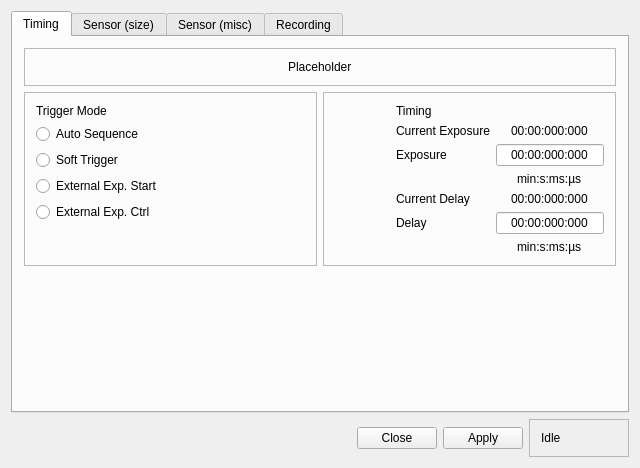
<?xml version="1.0" encoding="UTF-8"?>
<ui version="4.0">
 <class>CameraSetup</class>
 <widget class="QWidget" name="CameraSetup">
  <property name="geometry">
   <rect>
    <x>0</x>
    <y>0</y>
    <width>640</width>
    <height>468</height>
   </rect>
  </property>
  <property name="sizePolicy">
   <sizepolicy hsizetype="Minimum" vsizetype="Minimum">
    <horstretch>0</horstretch>
    <verstretch>0</verstretch>
   </sizepolicy>
  </property>
  <property name="minimumSize">
   <size>
    <width>640</width>
    <height>468</height>
   </size>
  </property>
  <property name="windowTitle">
   <string>CameraSetup</string>
  </property>
  <property name="windowIcon">
   <iconset resource="qt_pco_camera.qrc">
    <normaloff>:/Resources/PCOApp.ico</normaloff>:/Resources/PCOApp.ico</iconset>
  </property>
  <layout class="QVBoxLayout" name="verticalLayout">
   <item>
    <widget class="QTabWidget" name="tabWidget">
     <property name="sizePolicy">
      <sizepolicy hsizetype="Expanding" vsizetype="Expanding">
       <horstretch>0</horstretch>
       <verstretch>0</verstretch>
      </sizepolicy>
     </property>
     <property name="currentIndex">
      <number>0</number>
     </property>
     <widget class="QWidget" name="TimingTab">
      <property name="accessibleName">
       <string/>
      </property>
      <attribute name="title">
       <string>Timing</string>
      </attribute>
      <layout class="QVBoxLayout" name="verticalLayout_14">
       <item>
        <layout class="QGridLayout" name="gridLayout">
         <item row="1" column="1">
          <widget class="QFrame" name="BottomRightFrame">
           <property name="frameShape">
            <enum>QFrame::StyledPanel</enum>
           </property>
           <property name="frameShadow">
            <enum>QFrame::Sunken</enum>
           </property>
           <layout class="QHBoxLayout" name="horizontalLayout_2">
            <item>
             <spacer name="horizontalSpacer_7">
              <property name="orientation">
               <enum>Qt::Horizontal</enum>
              </property>
              <property name="sizeHint" stdset="0">
               <size>
                <width>40</width>
                <height>20</height>
               </size>
              </property>
             </spacer>
            </item>
            <item>
             <layout class="QGridLayout" name="gridLayout_2">
              <item row="5" column="1">
               <widget class="QLabel" name="DelayLabel">
                <property name="text">
                 <string>Delay</string>
                </property>
               </widget>
              </item>
              <item row="0" column="1" colspan="2">
               <widget class="QLabel" name="TimingLabel">
                <property name="text">
                 <string>Timing</string>
                </property>
               </widget>
              </item>
              <item row="2" column="1">
               <widget class="QLabel" name="ExposureLabel">
                <property name="text">
                 <string>Exposure</string>
                </property>
               </widget>
              </item>
              <item row="7" column="1" colspan="2">
               <spacer name="verticalSpacer_2">
                <property name="orientation">
                 <enum>Qt::Vertical</enum>
                </property>
                <property name="sizeHint" stdset="0">
                 <size>
                  <width>0</width>
                  <height>0</height>
                 </size>
                </property>
               </spacer>
              </item>
              <item row="2" column="2" alignment="Qt::AlignHCenter">
               <widget class="QLineEdit" name="ExposureLineEdit">
                <property name="inputMask">
                 <string>00:00:000:000</string>
                </property>
                <property name="text">
                 <string>00:00:000:000</string>
                </property>
                <property name="alignment">
                 <set>Qt::AlignCenter</set>
                </property>
               </widget>
              </item>
              <item row="5" column="2">
               <widget class="QLineEdit" name="DelayLineEdit">
                <property name="enabled">
                 <bool>true</bool>
                </property>
                <property name="inputMask">
                 <string>00:00:000:000</string>
                </property>
                <property name="text">
                 <string>00:00:000:000</string>
                </property>
                <property name="alignment">
                 <set>Qt::AlignCenter</set>
                </property>
               </widget>
              </item>
              <item row="1" column="1">
               <widget class="QLabel" name="ExposureCurrentValueLabel">
                <property name="text">
                 <string>Current Exposure</string>
                </property>
               </widget>
              </item>
              <item row="3" column="2" alignment="Qt::AlignHCenter">
               <widget class="QLabel" name="ExposureDescriptionLabel">
                <property name="text">
                 <string>min:s:ms:µs</string>
                </property>
               </widget>
              </item>
              <item row="6" column="2" alignment="Qt::AlignHCenter">
               <widget class="QLabel" name="DelayDescriptionLabel">
                <property name="text">
                 <string>min:s:ms:µs</string>
                </property>
               </widget>
              </item>
              <item row="4" column="1">
               <widget class="QLabel" name="DelayCurrentValueLabel">
                <property name="text">
                 <string>Current Delay</string>
                </property>
               </widget>
              </item>
              <item row="4" column="2" alignment="Qt::AlignHCenter">
               <widget class="QLabel" name="DelayCurrentValue">
                <property name="text">
                 <string>00:00:000:000</string>
                </property>
               </widget>
              </item>
              <item row="1" column="2" alignment="Qt::AlignHCenter">
               <widget class="QLabel" name="ExposureCurrentValue">
                <property name="text">
                 <string>00:00:000:000</string>
                </property>
               </widget>
              </item>
             </layout>
            </item>
           </layout>
          </widget>
         </item>
         <item row="0" column="0" colspan="2">
          <widget class="QFrame" name="TopFrame">
           <property name="frameShape">
            <enum>QFrame::StyledPanel</enum>
           </property>
           <property name="frameShadow">
            <enum>QFrame::Sunken</enum>
           </property>
           <layout class="QVBoxLayout" name="verticalLayout_6">
            <item>
             <layout class="QGridLayout" name="gridLayout_3">
              <item row="0" column="0" alignment="Qt::AlignHCenter">
               <widget class="QLabel" name="label_3">
                <property name="text">
                 <string>Placeholder</string>
                </property>
               </widget>
              </item>
             </layout>
            </item>
           </layout>
          </widget>
         </item>
         <item row="1" column="0">
          <widget class="QFrame" name="BottomLeftFrame">
           <property name="frameShape">
            <enum>QFrame::StyledPanel</enum>
           </property>
           <property name="frameShadow">
            <enum>QFrame::Sunken</enum>
           </property>
           <layout class="QHBoxLayout" name="horizontalLayout">
            <item>
             <layout class="QVBoxLayout" name="verticalLayout_2">
              <item>
               <widget class="QLabel" name="TriggerModeLabel">
                <property name="text">
                 <string>Trigger Mode</string>
                </property>
               </widget>
              </item>
              <item>
               <widget class="QRadioButton" name="AutoSequence">
                <property name="text">
                 <string>Auto Sequence</string>
                </property>
               </widget>
              </item>
              <item>
               <widget class="QRadioButton" name="SoftTrigger">
                <property name="text">
                 <string>Soft Trigger</string>
                </property>
               </widget>
              </item>
              <item>
               <widget class="QRadioButton" name="ExternalExpStart">
                <property name="text">
                 <string>External Exp. Start</string>
                </property>
               </widget>
              </item>
              <item>
               <widget class="QRadioButton" name="ExternalExpCtrl">
                <property name="text">
                 <string>External Exp. Ctrl</string>
                </property>
               </widget>
              </item>
              <item>
               <spacer name="verticalSpacer_3">
                <property name="orientation">
                 <enum>Qt::Vertical</enum>
                </property>
                <property name="sizeHint" stdset="0">
                 <size>
                  <width>0</width>
                  <height>0</height>
                 </size>
                </property>
               </spacer>
              </item>
             </layout>
            </item>
            <item>
             <spacer name="horizontalSpacer_6">
              <property name="orientation">
               <enum>Qt::Horizontal</enum>
              </property>
              <property name="sizeHint" stdset="0">
               <size>
                <width>40</width>
                <height>20</height>
               </size>
              </property>
             </spacer>
            </item>
           </layout>
          </widget>
         </item>
        </layout>
       </item>
       <item>
        <spacer name="verticalSpacer_11">
         <property name="orientation">
          <enum>Qt::Vertical</enum>
         </property>
         <property name="sizeHint" stdset="0">
          <size>
           <width>0</width>
           <height>0</height>
          </size>
         </property>
        </spacer>
       </item>
      </layout>
     </widget>
     <widget class="QWidget" name="SensorSizeTab">
      <attribute name="title">
       <string>Sensor (size)</string>
      </attribute>
      <layout class="QVBoxLayout" name="verticalLayout_15">
       <item>
        <layout class="QGridLayout" name="gridLayout_4">
         <item row="1" column="0">
          <widget class="QFrame" name="SensorFormat">
           <property name="frameShape">
            <enum>QFrame::StyledPanel</enum>
           </property>
           <property name="frameShadow">
            <enum>QFrame::Sunken</enum>
           </property>
           <layout class="QGridLayout" name="gridLayout_7">
            <item row="4" column="0">
             <spacer name="SensorFormatSpacer">
              <property name="orientation">
               <enum>Qt::Vertical</enum>
              </property>
              <property name="sizeHint" stdset="0">
               <size>
                <width>0</width>
                <height>0</height>
               </size>
              </property>
             </spacer>
            </item>
            <item row="2" column="0">
             <widget class="QRadioButton" name="StandardButton">
              <property name="text">
               <string>standard</string>
              </property>
             </widget>
            </item>
            <item row="3" column="0">
             <widget class="QRadioButton" name="AlternativeButton">
              <property name="text">
               <string>alternative</string>
              </property>
             </widget>
            </item>
            <item row="2" column="1">
             <widget class="QLabel" name="StandardFormat">
              <property name="text">
               <string>0 x 0</string>
              </property>
             </widget>
            </item>
            <item row="1" column="0">
             <widget class="QLabel" name="SensorFormatLabel">
              <property name="text">
               <string>Sensor Format</string>
              </property>
             </widget>
            </item>
            <item row="3" column="1">
             <widget class="QLabel" name="AlternativeFormat">
              <property name="text">
               <string>0 x 0</string>
              </property>
             </widget>
            </item>
           </layout>
          </widget>
         </item>
         <item row="0" column="0">
          <widget class="QFrame" name="Binning">
           <property name="frameShape">
            <enum>QFrame::StyledPanel</enum>
           </property>
           <property name="frameShadow">
            <enum>QFrame::Sunken</enum>
           </property>
           <layout class="QGridLayout" name="gridLayout_5">
            <item row="0" column="0">
             <widget class="QLabel" name="BinningLabel">
              <property name="text">
               <string>Binning</string>
              </property>
             </widget>
            </item>
            <item row="1" column="0">
             <widget class="QLabel" name="HorizontalLabel">
              <property name="text">
               <string>horizontal</string>
              </property>
             </widget>
            </item>
            <item row="2" column="1">
             <widget class="QComboBox" name="VerticalBox"/>
            </item>
            <item row="2" column="0">
             <widget class="QLabel" name="VerticalLabel">
              <property name="text">
               <string>vertical</string>
              </property>
             </widget>
            </item>
            <item row="1" column="1">
             <widget class="QComboBox" name="HorizontalBox"/>
            </item>
            <item row="3" column="0" colspan="2">
             <spacer name="verticalSpacer">
              <property name="orientation">
               <enum>Qt::Vertical</enum>
              </property>
              <property name="sizeHint" stdset="0">
               <size>
                <width>0</width>
                <height>0</height>
               </size>
              </property>
             </spacer>
            </item>
           </layout>
          </widget>
         </item>
         <item row="0" column="1" rowspan="2">
          <widget class="QFrame" name="ROIFrame">
           <property name="frameShape">
            <enum>QFrame::StyledPanel</enum>
           </property>
           <property name="frameShadow">
            <enum>QFrame::Sunken</enum>
           </property>
           <layout class="QGridLayout" name="gridLayout_6">
            <item row="5" column="0" alignment="Qt::AlignBottom">
             <widget class="QLabel" name="ROIy1label">
              <property name="sizePolicy">
               <sizepolicy hsizetype="Minimum" vsizetype="Preferred">
                <horstretch>0</horstretch>
                <verstretch>0</verstretch>
               </sizepolicy>
              </property>
              <property name="text">
               <string>y1</string>
              </property>
             </widget>
            </item>
            <item row="8" column="3" alignment="Qt::AlignLeft|Qt::AlignTop">
             <widget class="QLabel" name="ROIx0label">
              <property name="text">
               <string>x0</string>
              </property>
             </widget>
            </item>
            <item row="7" column="5">
             <spacer name="ROISpacer">
              <property name="orientation">
               <enum>Qt::Horizontal</enum>
              </property>
              <property name="sizeHint" stdset="0">
               <size>
                <width>40</width>
                <height>20</height>
               </size>
              </property>
             </spacer>
            </item>
            <item row="1" column="0">
             <widget class="QLabel" name="ROIy0label">
              <property name="sizePolicy">
               <sizepolicy hsizetype="Minimum" vsizetype="Preferred">
                <horstretch>0</horstretch>
                <verstretch>0</verstretch>
               </sizepolicy>
              </property>
              <property name="text">
               <string>y0</string>
              </property>
             </widget>
            </item>
            <item row="8" column="7" alignment="Qt::AlignRight|Qt::AlignTop">
             <widget class="QLabel" name="ROIx1label">
              <property name="text">
               <string>x1</string>
              </property>
             </widget>
            </item>
            <item row="0" column="0" colspan="2" alignment="Qt::AlignLeft">
             <widget class="QLabel" name="ROILabel">
              <property name="sizePolicy">
               <sizepolicy hsizetype="MinimumExpanding" vsizetype="MinimumExpanding">
                <horstretch>0</horstretch>
                <verstretch>0</verstretch>
               </sizepolicy>
              </property>
              <property name="text">
               <string>ROI</string>
              </property>
             </widget>
            </item>
            <item row="2" column="2" rowspan="5" colspan="6">
             <widget class="QGraphicsView" name="ROIView">
              <property name="minimumSize">
               <size>
                <width>272</width>
                <height>192</height>
               </size>
              </property>
              <property name="contextMenuPolicy">
               <enum>Qt::NoContextMenu</enum>
              </property>
              <property name="verticalScrollBarPolicy">
               <enum>Qt::ScrollBarAlwaysOff</enum>
              </property>
              <property name="horizontalScrollBarPolicy">
               <enum>Qt::ScrollBarAlwaysOff</enum>
              </property>
              <property name="sizeAdjustPolicy">
               <enum>QAbstractScrollArea::AdjustToContents</enum>
              </property>
              <property name="viewportUpdateMode">
               <enum>QGraphicsView::SmartViewportUpdate</enum>
              </property>
             </widget>
            </item>
            <item row="7" column="7">
             <widget class="QSpinBox" name="ROIx1">
              <property name="alignment">
               <set>Qt::AlignRight|Qt::AlignTrailing|Qt::AlignVCenter</set>
              </property>
              <property name="minimum">
               <number>1</number>
              </property>
              <property name="maximum">
               <number>9999</number>
              </property>
             </widget>
            </item>
            <item row="7" column="3">
             <widget class="QSpinBox" name="ROIx0">
              <property name="alignment">
               <set>Qt::AlignRight|Qt::AlignTrailing|Qt::AlignVCenter</set>
              </property>
              <property name="buttonSymbols">
               <enum>QAbstractSpinBox::UpDownArrows</enum>
              </property>
              <property name="minimum">
               <number>1</number>
              </property>
              <property name="maximum">
               <number>9999</number>
              </property>
              <property name="value">
               <number>1</number>
              </property>
             </widget>
            </item>
            <item row="6" column="0">
             <widget class="QSpinBox" name="ROIy1">
              <property name="alignment">
               <set>Qt::AlignRight|Qt::AlignTrailing|Qt::AlignVCenter</set>
              </property>
              <property name="minimum">
               <number>1</number>
              </property>
              <property name="maximum">
               <number>9999</number>
              </property>
              <property name="singleStep">
               <number>1</number>
              </property>
             </widget>
            </item>
            <item row="2" column="0">
             <widget class="QSpinBox" name="ROIy0">
              <property name="alignment">
               <set>Qt::AlignRight|Qt::AlignTrailing|Qt::AlignVCenter</set>
              </property>
              <property name="minimum">
               <number>1</number>
              </property>
              <property name="maximum">
               <number>9999</number>
              </property>
             </widget>
            </item>
            <item row="8" column="5">
             <widget class="QPushButton" name="ROImaxbutton">
              <property name="sizePolicy">
               <sizepolicy hsizetype="Preferred" vsizetype="Preferred">
                <horstretch>0</horstretch>
                <verstretch>0</verstretch>
               </sizepolicy>
              </property>
              <property name="minimumSize">
               <size>
                <width>80</width>
                <height>22</height>
               </size>
              </property>
              <property name="focusPolicy">
               <enum>Qt::ClickFocus</enum>
              </property>
              <property name="text">
               <string>Set to max</string>
              </property>
             </widget>
            </item>
            <item row="8" column="4">
             <spacer name="horizontalSpacer">
              <property name="orientation">
               <enum>Qt::Horizontal</enum>
              </property>
              <property name="sizeHint" stdset="0">
               <size>
                <width>40</width>
                <height>20</height>
               </size>
              </property>
             </spacer>
            </item>
            <item row="8" column="6">
             <spacer name="horizontalSpacer_2">
              <property name="orientation">
               <enum>Qt::Horizontal</enum>
              </property>
              <property name="sizeHint" stdset="0">
               <size>
                <width>40</width>
                <height>20</height>
               </size>
              </property>
             </spacer>
            </item>
            <item row="1" column="3" colspan="5">
             <widget class="QLabel" name="ActualResolution">
              <property name="sizePolicy">
               <sizepolicy hsizetype="MinimumExpanding" vsizetype="MinimumExpanding">
                <horstretch>0</horstretch>
                <verstretch>0</verstretch>
               </sizepolicy>
              </property>
              <property name="text">
               <string>0 x 0</string>
              </property>
              <property name="alignment">
               <set>Qt::AlignCenter</set>
              </property>
             </widget>
            </item>
           </layout>
          </widget>
         </item>
        </layout>
       </item>
       <item>
        <spacer name="SensorSizeSpacer">
         <property name="orientation">
          <enum>Qt::Vertical</enum>
         </property>
         <property name="sizeHint" stdset="0">
          <size>
           <width>0</width>
           <height>0</height>
          </size>
         </property>
        </spacer>
       </item>
      </layout>
     </widget>
     <widget class="QWidget" name="SensorMiscTab">
      <attribute name="title">
       <string>Sensor (misc)</string>
      </attribute>
      <layout class="QVBoxLayout" name="verticalLayout_16">
       <item>
        <layout class="QGridLayout" name="gridLayout_8">
         <item row="0" column="1">
          <widget class="QFrame" name="MiddleFrame">
           <property name="frameShape">
            <enum>QFrame::StyledPanel</enum>
           </property>
           <property name="frameShadow">
            <enum>QFrame::Sunken</enum>
           </property>
           <layout class="QVBoxLayout" name="verticalLayout_13">
            <item>
             <widget class="QFrame" name="PixelclockFrame">
              <property name="cursor">
               <cursorShape>ArrowCursor</cursorShape>
              </property>
              <property name="frameShape">
               <enum>QFrame::StyledPanel</enum>
              </property>
              <property name="frameShadow">
               <enum>QFrame::Sunken</enum>
              </property>
              <layout class="QGridLayout" name="gridLayout_9">
               <item row="1" column="0">
                <widget class="QComboBox" name="PixelclockBox"/>
               </item>
               <item row="0" column="0">
                <widget class="QLabel" name="PixelclockLabel">
                 <property name="text">
                  <string>Pixelclock</string>
                 </property>
                </widget>
               </item>
               <item row="1" column="1">
                <widget class="QLabel" name="PixelclockLabel2">
                 <property name="text">
                  <string>x1.0e+6 Pixel/s</string>
                 </property>
                </widget>
               </item>
              </layout>
             </widget>
            </item>
            <item>
             <widget class="QFrame" name="ImagerateFrame">
              <property name="frameShape">
               <enum>QFrame::StyledPanel</enum>
              </property>
              <property name="frameShadow">
               <enum>QFrame::Sunken</enum>
              </property>
              <layout class="QVBoxLayout" name="verticalLayout_3">
               <item>
                <widget class="QLabel" name="ImagerateLabel">
                 <property name="text">
                  <string>Imagerate:</string>
                 </property>
                </widget>
               </item>
               <item>
                <widget class="QLabel" name="Imagerate">
                 <property name="text">
                  <string/>
                 </property>
                </widget>
               </item>
               <item>
                <spacer name="ImagerateSpacer">
                 <property name="orientation">
                  <enum>Qt::Vertical</enum>
                 </property>
                 <property name="sizeHint" stdset="0">
                  <size>
                   <width>20</width>
                   <height>68</height>
                  </size>
                 </property>
                </spacer>
               </item>
              </layout>
             </widget>
            </item>
            <item>
             <spacer name="verticalSpacer_5">
              <property name="orientation">
               <enum>Qt::Vertical</enum>
              </property>
              <property name="sizeHint" stdset="0">
               <size>
                <width>0</width>
                <height>0</height>
               </size>
              </property>
             </spacer>
            </item>
           </layout>
          </widget>
         </item>
         <item row="0" column="0">
          <widget class="QFrame" name="LeftFrame">
           <property name="sizePolicy">
            <sizepolicy hsizetype="MinimumExpanding" vsizetype="MinimumExpanding">
             <horstretch>0</horstretch>
             <verstretch>0</verstretch>
            </sizepolicy>
           </property>
           <property name="frameShape">
            <enum>QFrame::StyledPanel</enum>
           </property>
           <property name="frameShadow">
            <enum>QFrame::Sunken</enum>
           </property>
           <layout class="QVBoxLayout" name="verticalLayout_9">
            <item>
             <widget class="QFrame" name="ADConverter">
              <property name="frameShape">
               <enum>QFrame::StyledPanel</enum>
              </property>
              <property name="frameShadow">
               <enum>QFrame::Sunken</enum>
              </property>
              <layout class="QGridLayout" name="gridLayout_11">
               <item row="0" column="0" colspan="2">
                <widget class="QLabel" name="ADConverterLabel">
                 <property name="frameShadow">
                  <enum>QFrame::Sunken</enum>
                 </property>
                 <property name="text">
                  <string>AD Converter</string>
                 </property>
                </widget>
               </item>
               <item row="1" column="0">
                <widget class="QRadioButton" name="ADConverterOne">
                 <property name="text">
                  <string>one</string>
                 </property>
                </widget>
               </item>
               <item row="1" column="1">
                <widget class="QRadioButton" name="ADConverterTwo">
                 <property name="text">
                  <string>two</string>
                 </property>
                </widget>
               </item>
              </layout>
             </widget>
            </item>
            <item>
             <widget class="QFrame" name="DoubleImage">
              <property name="frameShape">
               <enum>QFrame::StyledPanel</enum>
              </property>
              <property name="frameShadow">
               <enum>QFrame::Sunken</enum>
              </property>
              <layout class="QGridLayout" name="gridLayout_12">
               <item row="1" column="0">
                <widget class="QRadioButton" name="DoubleImageOff">
                 <property name="text">
                  <string>off</string>
                 </property>
                </widget>
               </item>
               <item row="1" column="1">
                <widget class="QRadioButton" name="DoubleImageOn">
                 <property name="text">
                  <string>on</string>
                 </property>
                </widget>
               </item>
               <item row="0" column="0" colspan="2">
                <widget class="QLabel" name="DoubleImageLabel">
                 <property name="text">
                  <string>Double Image</string>
                 </property>
                </widget>
               </item>
              </layout>
             </widget>
            </item>
            <item>
             <widget class="QFrame" name="IRSensitivity">
              <property name="frameShape">
               <enum>QFrame::StyledPanel</enum>
              </property>
              <property name="frameShadow">
               <enum>QFrame::Sunken</enum>
              </property>
              <layout class="QGridLayout" name="gridLayout_15">
               <item row="0" column="0" colspan="2">
                <widget class="QLabel" name="IRSensitivityLabel">
                 <property name="text">
                  <string>IR Sensitivity</string>
                 </property>
                </widget>
               </item>
               <item row="1" column="0">
                <widget class="QRadioButton" name="IRSensitivityOff">
                 <property name="text">
                  <string>off</string>
                 </property>
                </widget>
               </item>
               <item row="1" column="1">
                <widget class="QRadioButton" name="IRSensitivityOn">
                 <property name="text">
                  <string>on</string>
                 </property>
                </widget>
               </item>
              </layout>
             </widget>
            </item>
            <item>
             <widget class="QFrame" name="OffsetControl">
              <property name="frameShape">
               <enum>QFrame::StyledPanel</enum>
              </property>
              <property name="frameShadow">
               <enum>QFrame::Sunken</enum>
              </property>
              <layout class="QGridLayout" name="gridLayout_13">
               <item row="1" column="0">
                <widget class="QRadioButton" name="OffsetControlAuto">
                 <property name="text">
                  <string>auto</string>
                 </property>
                </widget>
               </item>
               <item row="1" column="1">
                <widget class="QRadioButton" name="OffsetControlOff">
                 <property name="text">
                  <string>off</string>
                 </property>
                </widget>
               </item>
               <item row="0" column="0" colspan="2">
                <widget class="QLabel" name="OffsetControlLabel">
                 <property name="text">
                  <string>Offset Control</string>
                 </property>
                </widget>
               </item>
              </layout>
             </widget>
            </item>
            <item>
             <widget class="QFrame" name="BWNoise">
              <property name="frameShape">
               <enum>QFrame::StyledPanel</enum>
              </property>
              <property name="frameShadow">
               <enum>QFrame::Sunken</enum>
              </property>
              <layout class="QVBoxLayout" name="verticalLayout_11">
               <item>
                <widget class="QLabel" name="BWNoiseFilterLabel">
                 <property name="text">
                  <string>B/W Noise Filter</string>
                 </property>
                </widget>
               </item>
               <item>
                <widget class="QComboBox" name="BWNoiseFilter">
                 <item>
                  <property name="text">
                   <string>off</string>
                  </property>
                 </item>
                 <item>
                  <property name="text">
                   <string>on</string>
                  </property>
                 </item>
                </widget>
               </item>
              </layout>
             </widget>
            </item>
            <item>
             <spacer name="verticalSpacer_10">
              <property name="orientation">
               <enum>Qt::Vertical</enum>
              </property>
              <property name="sizeHint" stdset="0">
               <size>
                <width>0</width>
                <height>0</height>
               </size>
              </property>
             </spacer>
            </item>
           </layout>
          </widget>
         </item>
         <item row="0" column="2">
          <widget class="QFrame" name="RightFrame">
           <property name="frameShape">
            <enum>QFrame::StyledPanel</enum>
           </property>
           <property name="frameShadow">
            <enum>QFrame::Sunken</enum>
           </property>
           <layout class="QVBoxLayout" name="verticalLayout_10">
            <item>
             <widget class="QFrame" name="ConversionFactor">
              <property name="frameShape">
               <enum>QFrame::StyledPanel</enum>
              </property>
              <property name="frameShadow">
               <enum>QFrame::Sunken</enum>
              </property>
              <layout class="QGridLayout" name="gridLayout_14">
               <item row="1" column="0">
                <widget class="QComboBox" name="ConversionFactorBox"/>
               </item>
               <item row="1" column="1">
                <widget class="QLabel" name="ConversionFactordesc">
                 <property name="text">
                  <string>e/count</string>
                 </property>
                </widget>
               </item>
               <item row="0" column="0" colspan="2">
                <widget class="QLabel" name="ConversionFactorLabel">
                 <property name="text">
                  <string>Conversion Factor</string>
                 </property>
                </widget>
               </item>
              </layout>
             </widget>
            </item>
            <item>
             <widget class="QFrame" name="reserved">
              <property name="frameShape">
               <enum>QFrame::StyledPanel</enum>
              </property>
              <property name="frameShadow">
               <enum>QFrame::Sunken</enum>
              </property>
              <layout class="QVBoxLayout" name="verticalLayout_12">
               <item>
                <spacer name="verticalSpacer_9">
                 <property name="orientation">
                  <enum>Qt::Vertical</enum>
                 </property>
                 <property name="sizeHint" stdset="0">
                  <size>
                   <width>0</width>
                   <height>0</height>
                  </size>
                 </property>
                </spacer>
               </item>
              </layout>
             </widget>
            </item>
           </layout>
          </widget>
         </item>
        </layout>
       </item>
       <item>
        <spacer name="SensorMiscSpacer">
         <property name="orientation">
          <enum>Qt::Vertical</enum>
         </property>
         <property name="sizeHint" stdset="0">
          <size>
           <width>0</width>
           <height>0</height>
          </size>
         </property>
        </spacer>
       </item>
      </layout>
     </widget>
     <widget class="QWidget" name="RecordingTab">
      <attribute name="title">
       <string>Recording</string>
      </attribute>
      <layout class="QGridLayout" name="gridLayout_10">
       <item row="1" column="0">
        <widget class="QFrame" name="AcquireMode">
         <property name="frameShape">
          <enum>QFrame::StyledPanel</enum>
         </property>
         <property name="frameShadow">
          <enum>QFrame::Sunken</enum>
         </property>
         <layout class="QVBoxLayout" name="verticalLayout_5">
          <item>
           <widget class="QLabel" name="AcquireModeLabel">
            <property name="text">
             <string>Acquire Mode</string>
            </property>
           </widget>
          </item>
          <item>
           <widget class="QRadioButton" name="AcquireModeAuto">
            <property name="text">
             <string>Auto</string>
            </property>
           </widget>
          </item>
          <item>
           <widget class="QRadioButton" name="AcquireModeExternal">
            <property name="text">
             <string>External</string>
            </property>
           </widget>
          </item>
          <item>
           <widget class="QRadioButton" name="AcquireModeExtTrigger">
            <property name="text">
             <string>Ext. frame trigger</string>
            </property>
           </widget>
          </item>
          <item>
           <spacer name="AcquireModeSpacer">
            <property name="orientation">
             <enum>Qt::Vertical</enum>
            </property>
            <property name="sizeHint" stdset="0">
             <size>
              <width>0</width>
              <height>0</height>
             </size>
            </property>
           </spacer>
          </item>
         </layout>
        </widget>
       </item>
       <item row="0" column="1">
        <widget class="QFrame" name="Timestamp">
         <property name="frameShape">
          <enum>QFrame::StyledPanel</enum>
         </property>
         <property name="frameShadow">
          <enum>QFrame::Sunken</enum>
         </property>
         <layout class="QVBoxLayout" name="verticalLayout_8">
          <item>
           <widget class="QLabel" name="TimestampLabel">
            <property name="text">
             <string>Timestamp</string>
            </property>
           </widget>
          </item>
          <item>
           <widget class="QRadioButton" name="TimestampNostamp">
            <property name="text">
             <string>No stamp</string>
            </property>
           </widget>
          </item>
          <item>
           <widget class="QRadioButton" name="TimestampBinary">
            <property name="text">
             <string>Binary</string>
            </property>
           </widget>
          </item>
          <item>
           <widget class="QRadioButton" name="TimestampBinaryASCII">
            <property name="text">
             <string>Binary + ASCII</string>
            </property>
           </widget>
          </item>
          <item>
           <widget class="QRadioButton" name="TimestampASCII">
            <property name="text">
             <string>ASCII</string>
            </property>
           </widget>
          </item>
          <item>
           <spacer name="TimestampSpacer">
            <property name="orientation">
             <enum>Qt::Vertical</enum>
            </property>
            <property name="sizeHint" stdset="0">
             <size>
              <width>0</width>
              <height>0</height>
             </size>
            </property>
           </spacer>
          </item>
         </layout>
        </widget>
       </item>
       <item row="0" column="0">
        <widget class="QFrame" name="RecorderMode">
         <property name="frameShape">
          <enum>QFrame::StyledPanel</enum>
         </property>
         <property name="frameShadow">
          <enum>QFrame::Sunken</enum>
         </property>
         <layout class="QVBoxLayout" name="verticalLayout_7">
          <item>
           <widget class="QLabel" name="RecorderModeLabel">
            <property name="text">
             <string>Recorder Mode</string>
            </property>
           </widget>
          </item>
          <item>
           <widget class="QRadioButton" name="RecorderModeSequence">
            <property name="text">
             <string>Sequence</string>
            </property>
           </widget>
          </item>
          <item>
           <widget class="QRadioButton" name="RecorderModeRingbuffer">
            <property name="text">
             <string>Ring Buffer</string>
            </property>
           </widget>
          </item>
          <item>
           <spacer name="RecorderModeSpacer">
            <property name="orientation">
             <enum>Qt::Vertical</enum>
            </property>
            <property name="sizeHint" stdset="0">
             <size>
              <width>0</width>
              <height>0</height>
             </size>
            </property>
           </spacer>
          </item>
         </layout>
        </widget>
       </item>
       <item row="2" column="0" colspan="2">
        <spacer name="RecordingSpacer">
         <property name="orientation">
          <enum>Qt::Vertical</enum>
         </property>
         <property name="sizeHint" stdset="0">
          <size>
           <width>0</width>
           <height>0</height>
          </size>
         </property>
        </spacer>
       </item>
      </layout>
     </widget>
    </widget>
   </item>
   <item>
    <layout class="QHBoxLayout" name="ButtonLayout">
     <item>
      <spacer name="ButtonSpacer">
       <property name="orientation">
        <enum>Qt::Horizontal</enum>
       </property>
       <property name="sizeHint" stdset="0">
        <size>
         <width>40</width>
         <height>20</height>
        </size>
       </property>
      </spacer>
     </item>
     <item>
      <widget class="QPushButton" name="CloseButton">
       <property name="text">
        <string>Close</string>
       </property>
      </widget>
     </item>
     <item alignment="Qt::AlignRight">
      <widget class="QPushButton" name="ApplyButton">
       <property name="text">
        <string>Apply</string>
       </property>
      </widget>
     </item>
     <item>
      <widget class="QFrame" name="StatusLayout">
       <property name="minimumSize">
        <size>
         <width>100</width>
         <height>0</height>
        </size>
       </property>
       <property name="maximumSize">
        <size>
         <width>100</width>
         <height>16777215</height>
        </size>
       </property>
       <property name="frameShape">
        <enum>QFrame::StyledPanel</enum>
       </property>
       <property name="frameShadow">
        <enum>QFrame::Sunken</enum>
       </property>
       <layout class="QHBoxLayout" name="horizontalLayout_4">
        <item>
         <widget class="QLabel" name="StatusText">
          <property name="text">
           <string>Idle</string>
          </property>
         </widget>
        </item>
       </layout>
      </widget>
     </item>
    </layout>
   </item>
  </layout>
 </widget>
 <layoutdefault spacing="6" margin="11"/>
 <resources>
  <include location="qt_pco_camera.qrc"/>
 </resources>
 <connections>
  <connection>
   <sender>CloseButton</sender>
   <signal>clicked()</signal>
   <receiver>CameraSetup</receiver>
   <slot>close()</slot>
   <hints>
    <hint type="sourcelabel">
     <x>312</x>
     <y>444</y>
    </hint>
    <hint type="destinationlabel">
     <x>232</x>
     <y>421</y>
    </hint>
   </hints>
  </connection>
 </connections>
</ui>
